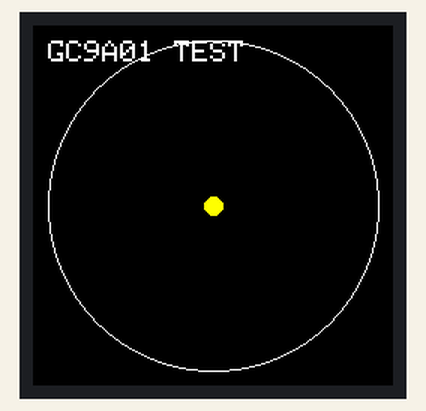
A sketch run on a simulated ESP32. Shown: 240×240 colour display.

Above: at 2.1 s.

The sketch:

ScreenTest.ino
```cpp
#include <LovyanGFX.hpp>
#include <math.h>

class LGFX : public lgfx::LGFX_Device {
  lgfx::Panel_GC9A01 _panel;
  lgfx::Bus_SPI _bus;

public:
  LGFX() {
    // SPI bus
    {
      auto cfg = _bus.config();
      cfg.spi_host   = VSPI_HOST;
      cfg.spi_mode   = 0;
      cfg.freq_write = 10000000;
      cfg.freq_read  = 10000000;
      cfg.spi_3wire  = true;
      cfg.use_lock   = true;

      cfg.pin_sclk = 18;  // SCL/CLK
      cfg.pin_mosi = 19;  // SDA/DIN (MOSI)
      cfg.pin_miso = -1;
      cfg.pin_dc   = 22;  // DC

      _bus.config(cfg);
      _panel.setBus(&_bus);
    }

    // Panel
    {
      auto cfg = _panel.config();
      cfg.pin_cs   = 23;   // CS
      cfg.pin_rst  = 21;   // RST
      cfg.pin_busy = -1;

      cfg.panel_width  = 240;
      cfg.panel_height = 240;
      cfg.offset_x = 0;
      cfg.offset_y = 0;

      cfg.invert = true;
      cfg.rgb_order = false;
      cfg.readable = false;

      _panel.config(cfg);
    }

    setPanel(&_panel);
  }
};

LGFX tft;

void setup() {
  Serial.begin(115200);
  delay(200);

  tft.init();
  tft.setRotation(0);

  tft.fillScreen(TFT_RED);   delay(500);
  tft.fillScreen(TFT_GREEN); delay(500);
  tft.fillScreen(TFT_BLUE);  delay(500);
  tft.fillScreen(TFT_BLACK);

  tft.setTextColor(TFT_WHITE);
  tft.setTextSize(2);
  tft.setCursor(10, 10);
  tft.println("GC9A01 TEST");

  tft.drawCircle(120, 120, 110, TFT_WHITE);
  tft.fillCircle(120, 120, 6, TFT_YELLOW);
}

void loop() {}
```
